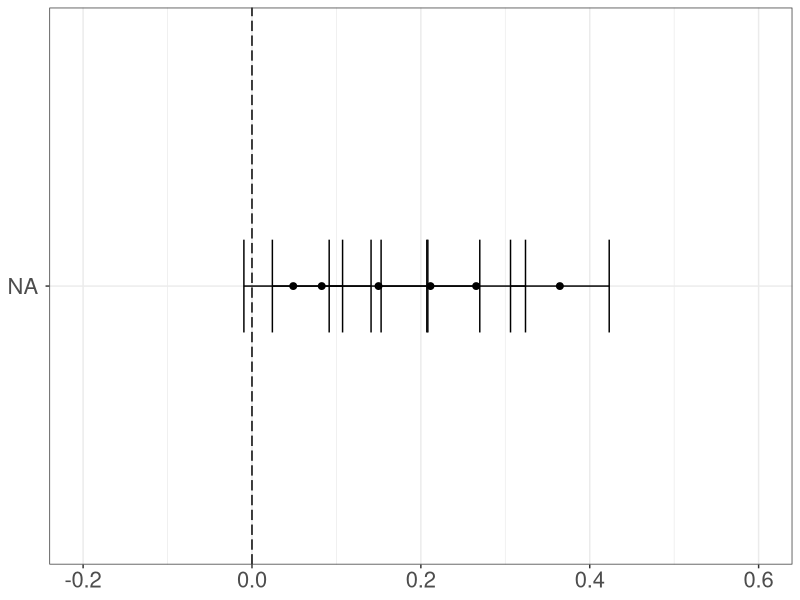
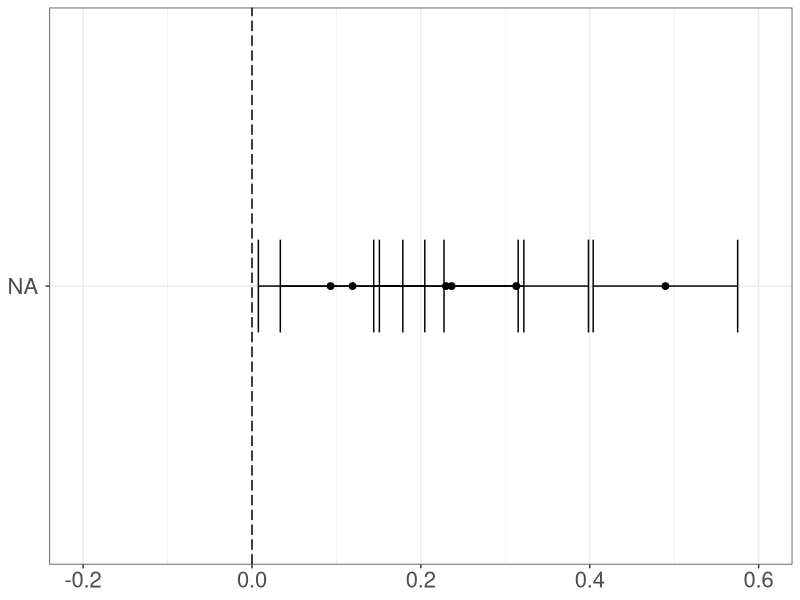
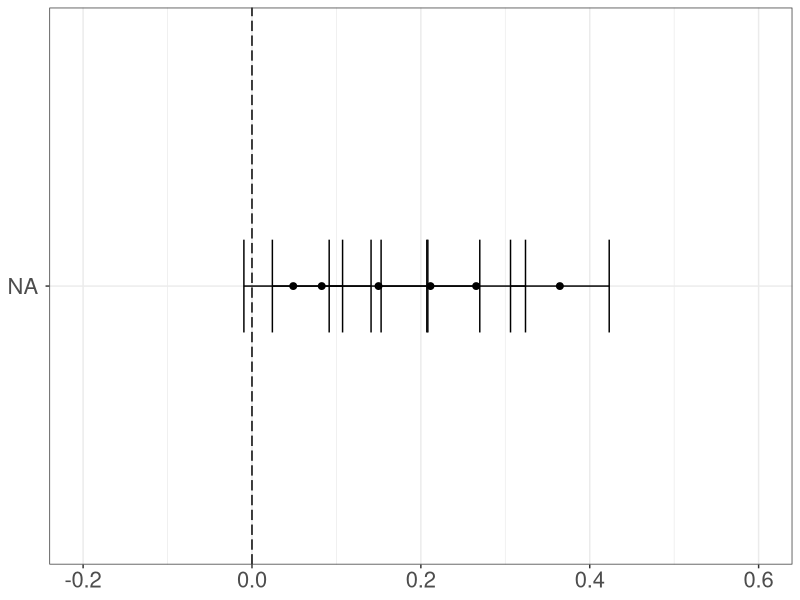
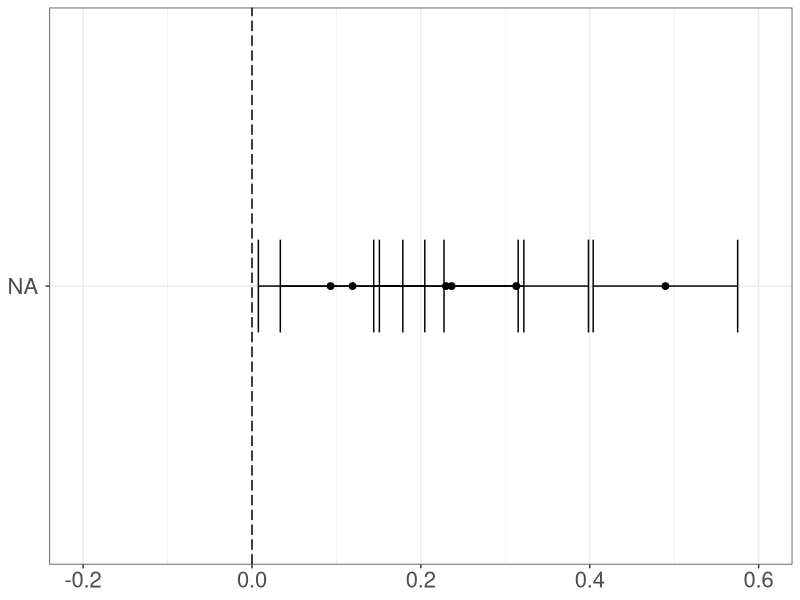

These charts were generated, in order, by the following R code:

## Lee, Montgomery, Lai
# America's Racial Framework of Superiority and Americanness Embedded in Natural Language

## Script date: 28 Aug 2023

# Install and load packages ----------------------------------------------------

if(!require("tidyverse")){install.packages("tidyverse", dependencies = TRUE); require("tidyverse")}
if(!require("ggplot2")){install.packages("ggplot2", dependencies = TRUE); require("ggplot2")}

# Import the Dataset -----------------------------------------------------------

# Import RIPA results
setwd("Results")

ripa.table = read.csv('RIPA_70.csv')

# Filter RIPA results in the superiority dimension
superior.table <- ripa.table %>% 
  filter(dimensions == "Superiority") %>%
  mutate(groups = factor(groups, levels = c("Black v. Hispanic people",
                                            "Asian v. Hispanic people", 
                                            "Asian v. Black people", 
                                            "White v. Hispanic people",
                                            "White v. Asian people",
                                            "White v. Black people")))

# Filter RIPA results in the Americanness dimension
american.table <- ripa.table %>% 
  filter(dimensions == "Americanness") %>%
  mutate(groups = factor(groups, levels = c("Asian v. Hispanic people",
                                            "Black v. Hispanic people", 
                                            "Black v. Asian people", 
                                            "White v. Hispanic people",
                                            "White v. Asian people",
                                            "White v. Black people")))

# Superiority Forest Plot ------------------------------------------------------

setwd("../Plots")

ggplot(superior.table, aes(x = effect, y = groups, xmin = lower, xmax = upper)) +
  geom_vline(xintercept = 0, linetype = "longdash") + 
  scale_x_continuous(limits = c(-0.2, 0.6),
                     breaks = c(-0.2, 0.0, 0.2, 0.4, 0.6),
                     labels = c('-0.2', '0.0', '0.2', '0.4', '0.6')) + 
  geom_point(size = 2) +
  geom_errorbarh(height = .2) + 
  theme_bw() + 
  theme(plot.title = element_text(size = rel(1.8), hjust = 0.5),
        axis.title.x = element_blank(),
        axis.text.x = element_text(size = rel(1.8)),
        axis.title.y = element_blank(),
        axis.text.y = element_text(size = rel(1.8), margin = margin(r = 5)))

ggsave(file = "superior_ripa_70.pdf", width = 10, height = 3, dpi = "retina")

# Americanness Forest Plot -----------------------------------------------------

ggplot(american.table, aes(x = effect, y = groups, xmin = lower, xmax = upper)) +
  geom_vline(xintercept = 0, linetype = "longdash") + 
  scale_x_continuous(limits = c(-0.2, 0.6),
                     breaks = c(-0.2, 0.0, 0.2, 0.4, 0.6),
                     labels = c('-0.2', '0.0', '0.2', '0.4', '0.6')) + 
  geom_point(size = 2) +
  geom_errorbarh(height = .2) + 
  theme_bw() + 
  theme(plot.title = element_text(size = rel(1.8), hjust = 0.5),
        axis.title.x = element_blank(),
        axis.text.x = element_text(size = rel(1.8)),
        axis.title.y = element_blank(),
        axis.text.y = element_text(size = rel(1.8), margin = margin(r = 5)))

ggsave(file = "american_ripa_70.pdf", width = 10, height = 3, dpi = "retina")

